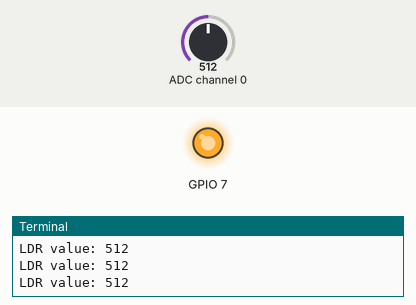
The program below on a simulated Raspberry Pi (BCM pin numbers). Shown: output pins drawn as LEDs (lit = HIGH), the last lines printed to the terminal. The test bench sets the inputs (shaded band); at power-on: ADC channel 0 = 512 (analog values on the 0–1023 scale).

Above: at 1.2 s.
1.3 s: ADC channel 0 set to 524
At 2.7 s:
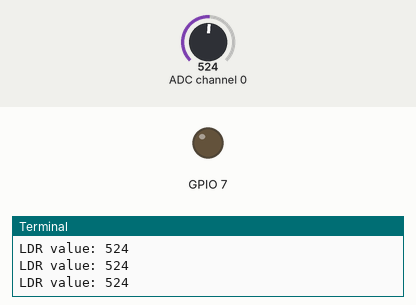
3.0 s: ADC channel 0 set to 511
At 4.1 s:
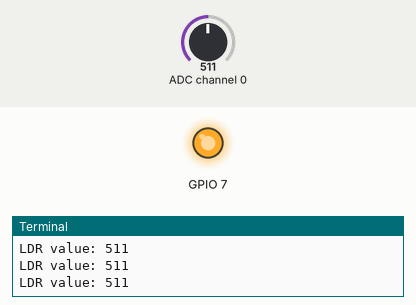
4.5 s: ADC channel 0 set to 716
At 5.3 s:
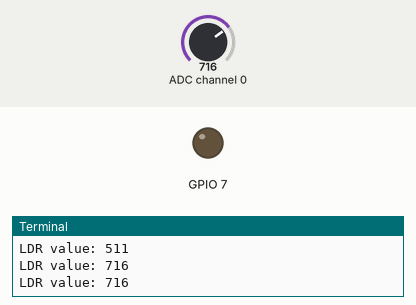
Timing chart, 0 to 7.5 s (numbered marks = the images above; inputs shaded):
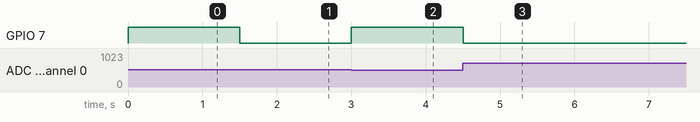

The program:

ldr_led.py
```python
import spidev
import time
import RPi.GPIO as GPIO

GPIO.setmode(GPIO.BCM)
GPIO.setup(7,GPIO.OUT)

# SPI 인스턴스 생성
spi = spidev.SpiDev()

# SPI 통신 시작
spi.open(0, 0) # bus:0, dev:0 (CE0:0, CE1:1)

# SPI 통신 속도 설정
spi.max_speed_hz = 100_000

# 0~7까지 8개의 채널에서 SPI 데이터 읽기
def analog_read(channel):
  # [byte_1, byte_2, byte_3]
  #  byte_l : 1
  # byte_2 : channel config, 1000 0000 : channel 0
  # byte_3 : 0(ignored)
  ret = spi.xfer2([1, (8 + channel) << 4, 0])
  adc_out = ((ret[1] & 3) << 8) + ret[2]
  return adc_out

try:
  while True:
    ldr_value = analog_read(0) # 0번 채널에서 읽어온 SPI 데이터 (0~1023)
    print("LDR value: %d" % ldr_value)
    if(ldr_value <= 512):
      GPIO.output(7, GPIO.HIGH)
    else:
      GPIO.output(7,GPIO.LOW)
    time.sleep(0.5)
finally:
  spi.close()
  GPIO.cleanup()
  print('cleanup and exit')
```

Measured:
- the behaviour switches between 512 and 513 on ADC channel 0 (found by bisection; images 0 and 1)
- after the input at 1.3 s, GPIO 7: HIGH → LOW after 0.20 s
- after the input at 3.0 s, GPIO 7: LOW → HIGH at once
- after the input at 4.5 s, GPIO 7: HIGH → LOW at once
